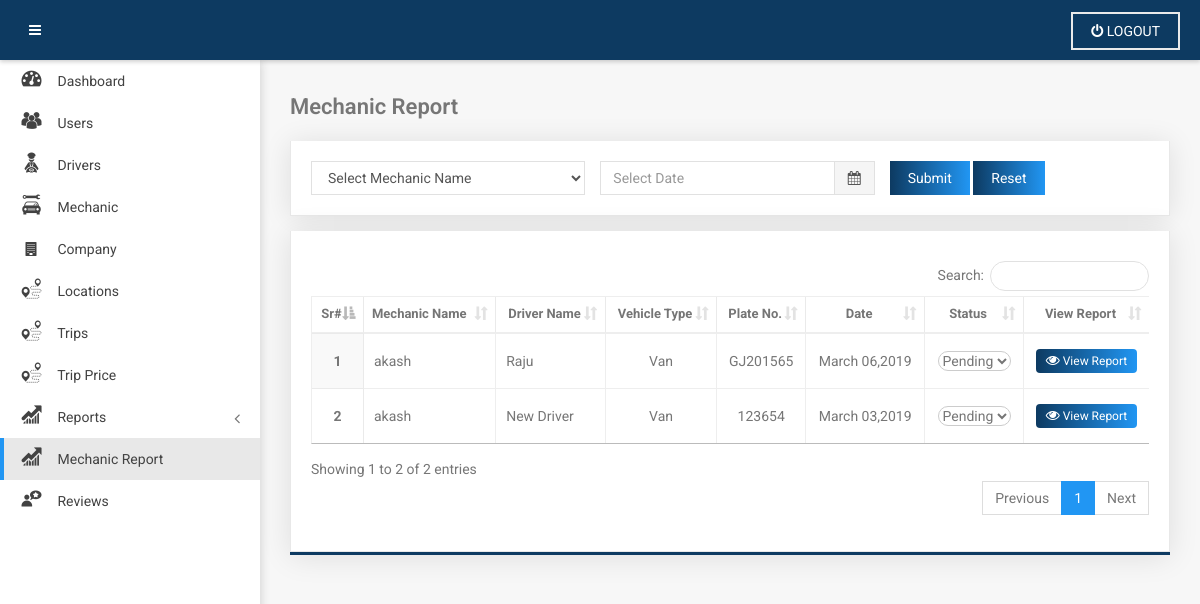
Screenshot of /mechanic-report.php (signed in) with the database file from the repository.
### tables this page shows
CREATE TABLE `tbl_vehicle` (
  `id` int(10) NOT NULL,
  `mechanic_id` int(50) NOT NULL,
  `driver_name` varchar(50) NOT NULL,
  `contact_no` varchar(15) NOT NULL,
  `car_type` varchar(50) NOT NULL,
  `model_name` varchar(50) NOT NULL,
  `plate_no` varchar(50) NOT NULL,
  `filename` varchar(50) NOT NULL,
  `filename1` varchar(50) NOT NULL,
  `status` enum('Pending','Accept','Decline') NOT NULL DEFAULT 'Pending',
  `created_date` timestamp NOT NULL DEFAULT CURRENT_TIMESTAMP
);

CREATE TABLE `tbl_users` (
  `mechanic_id` int(11) NOT NULL,
  `full_name` varchar(100) NOT NULL,
  `phone_no` varchar(20) NOT NULL,
  `email_id` varchar(50) NOT NULL,
  `pwd` varchar(50) NOT NULL,
  `con_pwd` varchar(50) NOT NULL,
  `street` varchar(50) NOT NULL,
  `city` varchar(50) NOT NULL,
  `state` varchar(50) NOT NULL,
  `country` varchar(50) NOT NULL,
  `date_time` date NOT NULL,
  `status` enum('active','deactive') NOT NULL DEFAULT 'deactive'
);

### mechanic-report.php (the view, shortened to what this page needs)
<?php
require_once 'adminHeader.php';?>
<?php
if(isset($_GET) && !empty($_GET['mechanic_id']) && empty($_GET['daterange'])){
    $selectUser = "SELECT t1.*,t2.full_name FROM tbl_vehicle as t1 INNER JOIN tbl_users as t2 ON t1.mechanic_id = t2.mechanic_id WHERE t2.status = 'active' AND t1.mechanic_id = '".$_GET['mechanic_id']."'";
}
else{
    $selectUser = "SELECT t1.*,t2.full_name FROM tbl_vehicle as t1 INNER JOIN tbl_users as t2 ON t1.mechanic_id = t2.mechanic_id WHERE t2.status = 'active'";
}
?>
<div class="page-container row-fluid container-fluid">
    <?php include 'adminSidemenu.php';?>
    <section id="main-content" class=" ">
        <div class="wrapper main-wrapper row" style=''>
            <div class='col-xs-12'>
                <div class="page-title">
                    <div class="pull-left">
                        <h1 class="title">Mechanic Report</h1>
                    </div>
                </div>
            </div>
            <div class="clearfix"></div>
            <div class="col-lg-12">
                    <section class="search-box">
                        <form class="search-form" method="get">
                            <div class="row">
                                <div class="col-md-4 padright-0">
                                    <select class="form-control" name="mechanic_id">
                                        <option value="">Select Mechanic Name</option>
                                    </select>
                                </div>
                                <div class="col-md-4 padright-0">
                                    <div class="input-group">
                                        <input type="text" class="form-control" name="daterange" placeholder="Select Date" value="<?php echo $_GET['daterange']; ?>">
                                        <div class="input-group-addon"><i class="fa fa-calendar"></i></div>
                                    </div>
                                </div>
                                <div class="col-md-3">
                                    <input type="submit" class="btn btn-primary" placeholder="Search">
                                    <input type="reset" class="btn btn-primary" placeholder="Reset">
                                </div>
                            </div>
                        </form>
                    </section>
                </div>
            <div class="col-lg-12">
                <section class="box has-border-left-3">
                    <div class="content-body">
                        <div class="row">
                            <div class="col-xs-12">
                                <div class="table-responsive">
                                    <table id="example" class="table table-small-font no-mb table-bordered table-striped">
                                        <thead>
                                            <tr>
                                                <th class="text-center">Sr#</th>
                                                <th class="text-left">Mechanic Name</th>
                                                <th class="text-center">Driver Name</th>
                                                <th class="text-center">Vehicle Type</th>
                                                <th class="text-center">Plate No.</th>
                                                <th class="text-center">Date</th>
                                                <th class="text-center">Status</th>
                                                <th class="text-center">View Report</th>
                                            </tr>
                                        </thead>
                                        <tbody>
                                        <?php
                                            $resultselectUser = $db->query($selectUser);
                                            if($resultselectUser->num_rows > 0){
                                                $count = 1;
                                            while ($dataselectUser = $resultselectUser->fetch_assoc()) { ?>
                                            <tr>
                                                <th class="text-center"><?php echo $count++;?></th>
                                                <td><?php echo $dataselectUser['full_name']; ?></td>
                                                <td><?php echo $dataselectUser['driver_name'];?></td>
                                                <td class="text-center" ><?php echo $dataselectUser['car_type'];?></td>
                                                <td class="text-center"><?php echo $dataselectUser['plate_no'];?></td>
                                                <td class="text-center"><?php echo date_format(date_create($dataselectUser['created_date']),"F d,Y");?></td>
                                                <td class="text-center">
                                                <select style="border: 1px solid #ccc;background-color: white;border-radius: 500px;" class="selectID" id="<?php echo $dataselectUser['id'];?>">
                                                    <option value="Pending" <?php if($dataselectUser['status'] == 'Pending'){ echo 'selected';}?>>Pending</option>
                                                </select></td>
                                                <td class="text-center">
                                                    <a href="#" class="btn btn-primary btn-sm btn-corner-little"><i class="fa fa-eye"></i> View Report</a>
                                                </td>
                                            </tr>
                                        <?php } } ?>
                                        </tbody>
                                    </table>
                                </div>
                            </div>
                        </div>
                    </div>
                </section>
            </div>
        </div>
    </section>
</div>
<?php require_once 'adminFooter.php';?>

### rows the page displays
tbl_vehicle: mechanic.full_name "akash", driver_name "Raju", car_type "Van", plate_no "GJ201565", created_date "March 06,2019", status+id "Pending"
tbl_vehicle: mechanic.full_name "akash", driver_name "New Driver", car_type "Van", plate_no "123654", created_date "March 03,2019", status+id "Pending"
